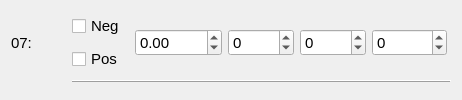
       <widget class="QWidget" name="contact07Wig" native="true">
        <layout class="QGridLayout" name="gridLayout_24">
         <item row="0" column="2">
          <widget class="QCheckBox" name="contact07Neg">
           <property name="sizePolicy">
            <sizepolicy hsizetype="Fixed" vsizetype="Fixed">
             <horstretch>0</horstretch>
             <verstretch>0</verstretch>
            </sizepolicy>
           </property>
           <property name="minimumSize">
            <size>
             <width>47</width>
             <height>0</height>
            </size>
           </property>
           <property name="font">
            <font>
             <family>Arial</family>
             <pointsize>11</pointsize>
            </font>
           </property>
           <property name="focusPolicy">
            <enum>Qt::NoFocus</enum>
           </property>
           <property name="text">
            <string>Neg</string>
           </property>
           <attribute name="buttonGroup">
            <string notr="true">polarity07</string>
           </attribute>
          </widget>
         </item>
         <item row="1" column="2">
          <widget class="QCheckBox" name="contact07Pos">
           <property name="sizePolicy">
            <sizepolicy hsizetype="Fixed" vsizetype="Fixed">
             <horstretch>0</horstretch>
             <verstretch>0</verstretch>
            </sizepolicy>
           </property>
           <property name="minimumSize">
            <size>
             <width>47</width>
             <height>0</height>
            </size>
           </property>
           <property name="font">
            <font>
             <family>Arial</family>
             <pointsize>11</pointsize>
            </font>
           </property>
           <property name="focusPolicy">
            <enum>Qt::NoFocus</enum>
           </property>
           <property name="text">
            <string>Pos</string>
           </property>
           <attribute name="buttonGroup">
            <string notr="true">polarity07</string>
           </attribute>
          </widget>
         </item>
         <item row="0" column="3" rowspan="2">
          <widget class="QWidget" name="widget_7" native="true">
           <layout class="QGridLayout" name="gridLayout_14">
            <property name="leftMargin">
             <number>4</number>
            </property>
            <property name="rightMargin">
             <number>4</number>
            </property>
            <item row="0" column="0">
             <widget class="QDoubleSpinBox" name="contact07Amp">
              <property name="sizePolicy">
               <sizepolicy hsizetype="Fixed" vsizetype="Fixed">
                <horstretch>0</horstretch>
                <verstretch>0</verstretch>
               </sizepolicy>
              </property>
              <property name="minimumSize">
               <size>
                <width>50</width>
                <height>0</height>
               </size>
              </property>
              <property name="font">
               <font>
                <family>Arial</family>
                <pointsize>11</pointsize>
               </font>
              </property>
              <property name="focusPolicy">
               <enum>Qt::StrongFocus</enum>
              </property>
              <property name="styleSheet">
               <string notr="true"/>
              </property>
              <property name="showGroupSeparator" stdset="0">
               <bool>false</bool>
              </property>
              <property name="minimum">
               <double>-1000.000000000000000</double>
              </property>
              <property name="maximum">
               <double>1000.000000000000000</double>
              </property>
             </widget>
            </item>
            <item row="0" column="1">
             <widget class="QDoubleSpinBox" name="contact07Freq">
              <property name="sizePolicy">
               <sizepolicy hsizetype="Fixed" vsizetype="Fixed">
                <horstretch>0</horstretch>
                <verstretch>0</verstretch>
               </sizepolicy>
              </property>
              <property name="minimumSize">
               <size>
                <width>50</width>
                <height>0</height>
               </size>
              </property>
              <property name="font">
               <font>
                <family>Arial</family>
                <pointsize>11</pointsize>
               </font>
              </property>
              <property name="focusPolicy">
               <enum>Qt::StrongFocus</enum>
              </property>
              <property name="styleSheet">
               <string notr="true"/>
              </property>
              <property name="showGroupSeparator" stdset="0">
               <bool>false</bool>
              </property>
              <property name="decimals">
               <number>0</number>
              </property>
              <property name="minimum">
               <double>-1000.000000000000000</double>
              </property>
              <property name="maximum">
               <double>1000.000000000000000</double>
              </property>
             </widget>
            </item>
            <item row="0" column="2">
             <widget class="QDoubleSpinBox" name="contact07PW">
              <property name="sizePolicy">
               <sizepolicy hsizetype="Fixed" vsizetype="Fixed">
                <horstretch>0</horstretch>
                <verstretch>0</verstretch>
               </sizepolicy>
              </property>
              <property name="minimumSize">
               <size>
                <width>50</width>
                <height>0</height>
               </size>
              </property>
              <property name="font">
               <font>
                <family>Arial</family>
                <pointsize>11</pointsize>
               </font>
              </property>
              <property name="focusPolicy">
               <enum>Qt::StrongFocus</enum>
              </property>
              <property name="styleSheet">
               <string notr="true"/>
              </property>
              <property name="decimals">
               <number>0</number>
              </property>
              <property name="minimum">
               <double>-1000.000000000000000</double>
              </property>
              <property name="maximum">
               <double>1000.000000000000000</double>
              </property>
             </widget>
            </item>
            <item row="0" column="3">
             <widget class="QDoubleSpinBox" name="contact07Imp">
              <property name="sizePolicy">
               <sizepolicy hsizetype="Fixed" vsizetype="Fixed">
                <horstretch>0</horstretch>
                <verstretch>0</verstretch>
               </sizepolicy>
              </property>
              <property name="minimumSize">
               <size>
                <width>60</width>
                <height>0</height>
               </size>
              </property>
              <property name="font">
               <font>
                <family>Arial</family>
                <pointsize>11</pointsize>
               </font>
              </property>
              <property name="focusPolicy">
               <enum>Qt::StrongFocus</enum>
              </property>
              <property name="decimals">
               <number>0</number>
              </property>
              <property name="minimum">
               <double>-10000.000000000000000</double>
              </property>
              <property name="maximum">
               <double>10000.000000000000000</double>
              </property>
             </widget>
            </item>
           </layout>
          </widget>
         </item>
         <item row="0" column="0" rowspan="2">
          <widget class="QLabel" name="contact07Text">
           <property name="sizePolicy">
            <sizepolicy hsizetype="Fixed" vsizetype="Preferred">
             <horstretch>0</horstretch>
             <verstretch>0</verstretch>
            </sizepolicy>
           </property>
           <property name="minimumSize">
            <size>
             <width>55</width>
             <height>0</height>
            </size>
           </property>
           <property name="font">
            <font>
             <family>Arial</family>
             <pointsize>11</pointsize>
            </font>
           </property>
           <property name="text">
            <string>07:</string>
           </property>
           <property name="alignment">
            <set>Qt::AlignLeading|Qt::AlignLeft|Qt::AlignVCenter</set>
           </property>
           <property name="margin">
            <number>0</number>
           </property>
           <property name="indent">
            <number>0</number>
           </property>
          </widget>
         </item>
         <item row="2" column="2" colspan="2">
          <widget class="Line" name="line_30">
           <property name="sizePolicy">
            <sizepolicy hsizetype="MinimumExpanding" vsizetype="Fixed">
             <horstretch>0</horstretch>
             <verstretch>0</verstretch>
            </sizepolicy>
           </property>
           <property name="minimumSize">
            <size>
             <width>225</width>
             <height>0</height>
            </size>
           </property>
           <property name="font">
            <font>
             <family>Arial</family>
             <pointsize>11</pointsize>
            </font>
           </property>
           <property name="styleSheet">
            <string notr="true">padding-top:9px;</string>
           </property>
           <property name="frameShadow">
            <enum>QFrame::Raised</enum>
           </property>
           <property name="lineWidth">
            <number>1</number>
           </property>
           <property name="orientation">
            <enum>Qt::Horizontal</enum>
           </property>
          </widget>
         </item>
        </layout>
       </widget>
